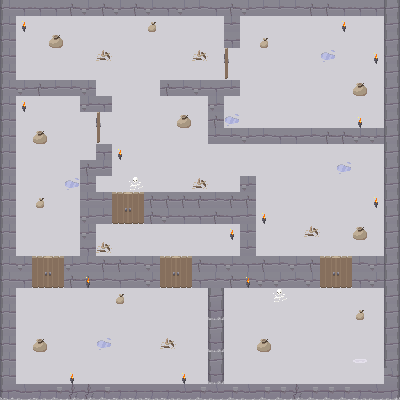

A 2D game scene composited from a Tiled map and its tileset images. What follows is a short description and the map's XML, with each tile layer's data collapsed to a summary:
An orthogonal 25x25 tile map with 16x16 px tiles, 8 tile layers (Background Floor, Background, Background Detail, Obstacle, ...).

<map version="1.0" orientation="orthogonal" renderorder="left-down" width="25" height="25" tilewidth="16" tileheight="16" nextobjectid="1">
 <tileset firstgid="1" name="Dungeon_Interior" tilewidth="16" tileheight="16" tilecount="1050" columns="30">
  <image source="dungeon_tileset_calciumtrice.png" width="480" height="560" />
  <tile id="120">
   <properties>
    <property name="breakable" type="bool" value="false" />
    <property name="type" value="wall" />
   </properties>
  </tile>
  <tile id="121">
   <properties>
    <property name="breakable" type="bool" value="false" />
    <property name="type" value="wall" />
   </properties>
  </tile>
  <tile id="122">
   <properties>
    <property name="breakable" type="bool" value="false" />
    <property name="type" value="wall" />
   </properties>
  </tile>
  <tile id="123">
   <properties>
    <property name="breakable" type="bool" value="false" />
    <property name="type" value="wall" />
   </properties>
  </tile>
  <tile id="124">
   <properties>
    <property name="breakable" type="bool" value="false" />
    <property name="type" value="wall" />
   </properties>
  </tile>
  <tile id="125">
   <properties>
    <property name="breakable" type="bool" value="false" />
    <property name="type" value="wall" />
   </properties>
  </tile>
  <tile id="126">
   <properties>
    <property name="breakable" type="bool" value="false" />
    <property name="type" value="wall" />
   </properties>
  </tile>
  <tile id="150">
   <properties>
    <property name="breakable" type="bool" value="false" />
    <property name="type" value="wall" />
   </properties>
  </tile>
  <tile id="151">
   <properties>
    <property name="breakable" type="bool" value="false" />
    <property name="type" value="wall" />
   </properties>
  </tile>
  <tile id="152">
   <properties>
    <property name="breakable" type="bool" value="false" />
    <property name="type" value="wall" />
   </properties>
  </tile>
  <tile id="153">
   <properties>
    <property name="breakable" type="bool" value="false" />
    <property name="type" value="wall" />
   </properties>
  </tile>
  <tile id="154">
   <properties>
    <property name="breakable" type="bool" value="false" />
    <property name="type" value="wall" />
   </properties>
  </tile>
  <tile id="155">
   <properties>
    <property name="breakable" type="bool" value="false" />
    <property name="type" value="wall" />
   </properties>
  </tile>
  <tile id="156">
   <properties>
    <property name="breakable" type="bool" value="false" />
    <property name="type" value="wall" />
   </properties>
  </tile>
  <tile id="330">
   <properties>
    <property name="canOpen" type="bool" value="true" />
    <property name="locked" type="bool" value="false" />
    <property name="type" value="door" />
   </properties>
  </tile>
  <tile id="331">
   <properties>
    <property name="canOpen" type="bool" value="true" />
    <property name="locked" type="bool" value="false" />
    <property name="type" value="door" />
   </properties>
  </tile>
  <tile id="332">
   <properties>
    <property name="canOpen" type="bool" value="true" />
    <property name="locked" type="bool" value="false" />
    <property name="type" value="door" />
   </properties>
  </tile>
  <tile id="333">
   <properties>
    <property name="canOpen" type="bool" value="true" />
    <property name="locked" type="bool" value="false" />
    <property name="type" value="door" />
   </properties>
  </tile>
  <tile id="334">
   <properties>
    <property name="canOpen" type="bool" value="true" />
    <property name="locked" type="bool" value="false" />
    <property name="type" value="door" />
   </properties>
  </tile>
  <tile id="335">
   <properties>
    <property name="canOpen" type="bool" value="true" />
    <property name="locked" type="bool" value="false" />
    <property name="type" value="door" />
   </properties>
  </tile>
  <tile id="337">
   <properties>
    <property name="canOpen" type="bool" value="false" />
    <property name="locked" type="bool" value="true" />
    <property name="type" value="door" />
   </properties>
  </tile>
  <tile id="338">
   <properties>
    <property name="canOpen" type="bool" value="false" />
    <property name="locked" type="bool" value="true" />
    <property name="type" value="door" />
   </properties>
  </tile>
  <tile id="339">
   <properties>
    <property name="canOpen" type="bool" value="false" />
    <property name="locked" type="bool" value="true" />
    <property name="type" value="door" />
   </properties>
  </tile>
  <tile id="340">
   <properties>
    <property name="canOpen" type="bool" value="false" />
    <property name="locked" type="bool" value="true" />
    <property name="type" value="door" />
   </properties>
  </tile>
  <tile id="341">
   <properties>
    <property name="canOpen" type="bool" value="false" />
    <property name="locked" type="bool" value="true" />
    <property name="type" value="door" />
   </properties>
  </tile>
  <tile id="360">
   <properties>
    <property name="canOpen" type="bool" value="true" />
    <property name="locked" type="bool" value="false" />
    <property name="type" value="door" />
   </properties>
  </tile>
  <tile id="361">
   <properties>
    <property name="canOpen" type="bool" value="true" />
    <property name="locked" type="bool" value="false" />
    <property name="type" value="door" />
   </properties>
  </tile>
  <tile id="362">
   <properties>
    <property name="canOpen" type="bool" value="true" />
    <property name="locked" type="bool" value="false" />
    <property name="type" value="door" />
   </properties>
  </tile>
  <tile id="363">
   <properties>
    <property name="canOpen" type="bool" value="true" />
    <property name="locked" type="bool" value="false" />
    <property name="type" value="door" />
   </properties>
  </tile>
  <tile id="364">
   <properties>
    <property name="canOpen" type="bool" value="true" />
    <property name="locked" type="bool" value="false" />
    <property name="type" value="door" />
   </properties>
  </tile>
  <tile id="365">
   <properties>
    <property name="canOpen" type="bool" value="true" />
    <property name="locked" type="bool" value="false" />
    <property name="type" value="door" />
   </properties>
  </tile>
  <tile id="367">
   <properties>
    <property name="canOpen" type="bool" value="false" />
    <property name="locked" type="bool" value="true" />
    <property name="type" value="door" />
   </properties>
  </tile>
  <tile id="368">
   <properties>
    <property name="canOpen" type="bool" value="false" />
    <property name="locked" type="bool" value="true" />
    <property name="type" value="door" />
   </properties>
  </tile>
  <tile id="369">
   <properties>
    <property name="canOpen" type="bool" value="false" />
    <property name="locked" type="bool" value="true" />
    <property name="type" value="door" />
   </properties>
  </tile>
  <tile id="370">
   <properties>
    <property name="canOpen" type="bool" value="false" />
    <property name="locked" type="bool" value="true" />
    <property name="type" value="door" />
   </properties>
  </tile>
  <tile id="371">
   <properties>
    <property name="canOpen" type="bool" value="false" />
    <property name="locked" type="bool" value="true" />
    <property name="type" value="door" />
   </properties>
  </tile>
  <tile id="397">
   <properties>
    <property name="canOpen" type="bool" value="false" />
    <property name="locked" type="bool" value="true" />
    <property name="type" value="door" />
   </properties>
  </tile>
  <tile id="398">
   <properties>
    <property name="canOpen" type="bool" value="false" />
    <property name="locked" type="bool" value="true" />
    <property name="type" value="door" />
   </properties>
  </tile>
  <tile id="399">
   <properties>
    <property name="canOpen" type="bool" value="false" />
    <property name="locked" type="bool" value="true" />
    <property name="type" value="door" />
   </properties>
  </tile>
  <tile id="400">
   <properties>
    <property name="canOpen" type="bool" value="false" />
    <property name="locked" type="bool" value="true" />
    <property name="type" value="door" />
   </properties>
  </tile>
  <tile id="401">
   <properties>
    <property name="canOpen" type="bool" value="false" />
    <property name="locked" type="bool" value="true" />
    <property name="type" value="door" />
   </properties>
  </tile>
  <tile id="570">
   <properties>
    <property name="contents" value="gem1,gem2" />
    <property name="type" value="container" />
   </properties>
  </tile>
  <tile id="571">
   <properties>
    <property name="contents" value="gem1,gem2" />
    <property name="type" value="container" />
   </properties>
  </tile>
  <tile id="572">
   <properties>
    <property name="contents" value="gem1,gem2" />
    <property name="type" value="container" />
   </properties>
  </tile>
  <tile id="573">
   <properties>
    <property name="contents" value="gem1,gem2" />
    <property name="type" value="container" />
   </properties>
  </tile>
  <tile id="574">
   <properties>
    <property name="contents" value="gem1,gem2" />
    <property name="type" value="breakable" />
   </properties>
  </tile>
  <tile id="575">
   <properties>
    <property name="contents" value="gem1,gem2" />
    <property name="type" value="breakable" />
   </properties>
  </tile>
  <tile id="576">
   <properties>
    <property name="contents" value="gem1" />
    <property name="type" value="container" />
   </properties>
  </tile>
  <tile id="577">
   <properties>
    <property name="contents" value="gem1,gem2" />
    <property name="type" value="container" />
   </properties>
  </tile>
  <tile id="578">
   <properties>
    <property name="contents" value="gem1,gem2" />
    <property name="type" value="container" />
   </properties>
  </tile>
  <tile id="581">
   <properties>
    <property name="light" type="bool" value="true" />
    <property name="lightColor" type="color" value="#fff7bd27" />
    <property name="type" value="light" />
   </properties>
  </tile>
  <tile id="582">
   <properties>
    <property name="light" type="bool" value="true" />
    <property name="lightColor" type="color" value="#fff3c716" />
    <property name="type" value="light" />
   </properties>
  </tile>
  <tile id="583">
   <properties>
    <property name="light" type="bool" value="true" />
    <property name="lightColor" type="color" value="#ffe5d842" />
    <property name="type" value="light" />
   </properties>
  </tile>
  <tile id="960">
   <properties>
    <property name="spawn" type="bool" value="true" />
   </properties>
  </tile>
 </tileset>
 <layer name="Background Floor" width="25" height="25">
  <data>[625 cells, 625 non-empty, 1 distinct tile ids]</data>
 </layer>
 <layer name="Background" width="25" height="25">
  <data>[625 cells, 0 non-empty, 0 distinct tile ids]</data>
 </layer>
 <layer name="Background Detail" width="25" height="25">
  <data>[625 cells, 13 non-empty, 3 distinct tile ids]</data>
 </layer>
 <layer name="Obstacle" width="25" height="25">
  <data>[625 cells, 190 non-empty, 14 distinct tile ids]</data>
 </layer>
 <layer name="Interactable" width="25" height="25">
  <data>[625 cells, 32 non-empty, 8 distinct tile ids]</data>
 </layer>
 <layer name="Player" width="25" height="25">
  <data>[625 cells, 1 non-empty, 1 distinct tile ids]</data>
 </layer>
 <layer name="Foreground" width="25" height="25">
  <data>[625 cells, 13 non-empty, 1 distinct tile ids]</data>
 </layer>
 <layer name="Foreground Detail" width="25" height="25">
  <data>[625 cells, 0 non-empty, 0 distinct tile ids]</data>
 </layer>
</map>
